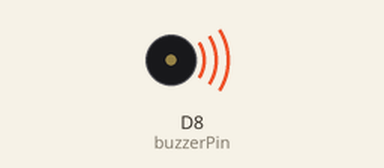
The sketch below on a simulated ESP8266 (NodeMCU). Shown: buzzer (waves = sounding).

Above: at 0.2 s.
Timing chart, 0 to 3.0 s (numbered marks = the images above):
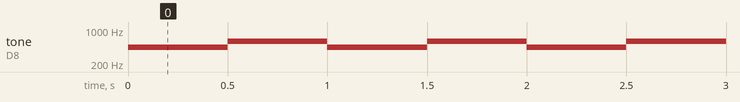

The sketch:

L09-Buzzer.ino
```cpp
int buzzerPin = D8;

void setup() {
  pinMode(buzzerPin, OUTPUT);
}

void loop() {
  tone(buzzerPin, 440);
  delay(500);
  tone(buzzerPin, 587);
  delay(500);
}
```

Measured:
- by itself, tone on D8 (buzzerPin): alternates 587 Hz for 0.50 s and 440 Hz for 0.50 s
